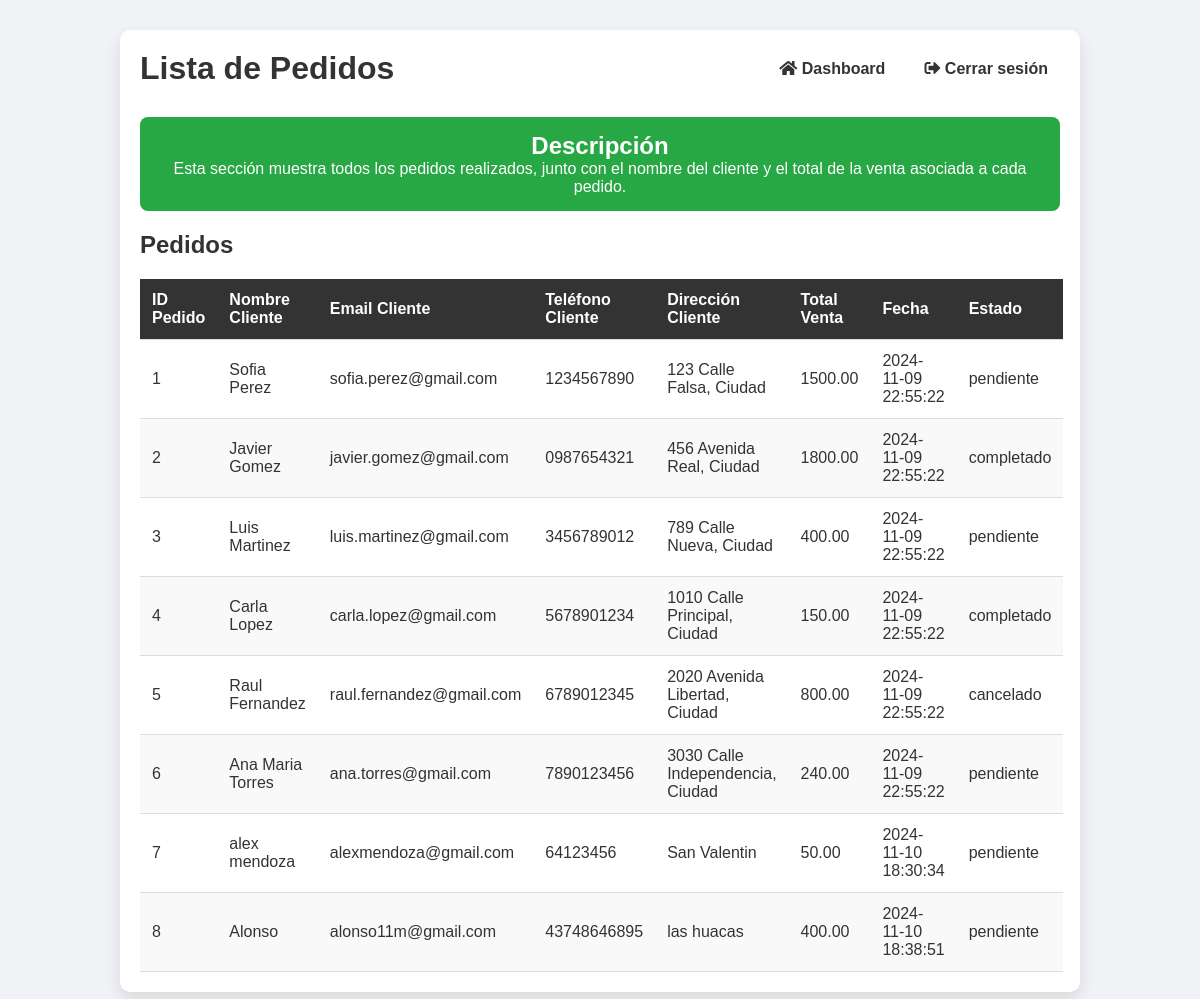
Page /admin/pedidos.php (signed in) on the committed database.
### tables this page shows
CREATE TABLE `pedidos` (
    `id_pedido` int(11) NOT NULL,
    `id_cliente` int(11) DEFAULT NULL,
    `venta_id` int(11) DEFAULT NULL,
    `fecha` datetime DEFAULT CURRENT_TIMESTAMP,
    `estado` enum(
        'pendiente',
        'completado',
        'cancelado'
    ) NOT NULL
);

CREATE TABLE `clientes` (
    `id_cliente` int(11) NOT NULL,
    `nombre` varchar(100) NOT NULL,
    `email` varchar(100) NOT NULL,
    `telefono` varchar(20) DEFAULT NULL,
    `direccion` text,
    `fecha_registro` timestamp NULL DEFAULT CURRENT_TIMESTAMP
);

CREATE TABLE `ventas` (
    `id` int(11) NOT NULL,
    `cliente_id` int(11) DEFAULT NULL,
    `id_producto` int(11) DEFAULT NULL,
    `cantidad` int(11) NOT NULL,
    `precio_total` decimal(10, 2) NOT NULL,
    `fecha` datetime DEFAULT CURRENT_TIMESTAMP
);

### public/admin/pedidos.php (the view, shortened to what this page needs)
<?php
include_once '../../config/connection.php';
$stmt = $conn->prepare("
    SELECT
        Pedidos.id_pedido,
        Clientes.nombre AS nombre_cliente,
        Clientes.email AS email_cliente,
        Clientes.telefono AS telefono_cliente,
        Clientes.direccion AS direccion_cliente,
        Ventas.precio_total AS total_venta,
        Pedidos.fecha,
        Pedidos.estado
    FROM Pedidos
    LEFT JOIN Clientes ON Pedidos.id_cliente = Clientes.id_cliente
    LEFT JOIN Ventas ON Pedidos.venta_id = Ventas.id
");
if ($stmt && $stmt->execute()) {
    $result = $stmt->get_result();
    $pedidos = $result->fetch_all(MYSQLI_ASSOC);
} else {
    echo "Error en la consulta: " . mysqli_error($conn);
}
?>
<!DOCTYPE html>
<html lang="es">
<head>
    <link rel="stylesheet" href="/src/css/styles1.css">
    <link rel="stylesheet" href="https://cdnjs.cloudflare.com/ajax/libs/font-awesome/5.15.4/css/all.min.css">
</head>
<body>
    <div class="container">
        <header>
            <h1>Lista de Pedidos</h1>
            <nav>
                <ul>
                    <li><a href="/public/admin/dashboard.php"><i class="fas fa-home bg-dark"></i> Dashboard</a>
                    </li>
                    <li><a href="/public/login/logout.php"><i class="fas fa-sign-out-alt bg-dark"></i> Cerrar
                            sesión</a></li>
                </ul>
            </nav>
        </header>
        <main>
            <section class="description">
                <h2>Descripción</h2>
                <p>Esta sección muestra todos los pedidos realizados, junto con el nombre del cliente y el total de la
                    venta asociada a cada pedido.</p>
            </section>
            <section class="pedido-list">
                <h2>Pedidos</h2>
                <table>
                    <thead>
                        <tr>
                            <th>ID Pedido</th>
                            <th>Nombre Cliente</th>
                            <th>Email Cliente</th>
                            <th>Teléfono Cliente</th>
                            <th>Dirección Cliente</th>
                            <th>Total Venta</th>
                            <th>Fecha</th>
                            <th>Estado</th>
                        </tr>
                    </thead>
                    <tbody>
                        <?php if (!empty($pedidos)): ?>
                        <?php foreach ($pedidos as $pedido): ?>
                        <tr>
                            <td><?php echo htmlspecialchars($pedido['id_pedido']); ?></td>
                            <td><?php echo htmlspecialchars($pedido['nombre_cliente']); ?></td>
                            <td><?php echo htmlspecialchars($pedido['email_cliente']); ?></td>
                            <td><?php echo htmlspecialchars($pedido['telefono_cliente']); ?></td>
                            <td><?php echo htmlspecialchars($pedido['direccion_cliente']); ?></td>
                            <td><?php echo htmlspecialchars($pedido['total_venta']); ?></td>
                            <td><?php echo htmlspecialchars($pedido['fecha']); ?></td>
                            <td><?php echo htmlspecialchars($pedido['estado']); ?></td>
                        </tr>
                        <?php endforeach; ?>
                        <?php else: ?>
                        <tr>
                            <td colspan="9">No hay pedidos para mostrar.</td>
                        </tr>
                        <?php endif; ?>
                    </tbody>
                </table>
            </section>
        </main>
    </div>
</body>
</html>

### src/css/styles1.css (style rules this page uses)
* { margin: 0; padding: 0; box-sizing: border-box; }
body { font-family: Arial, sans-serif; background: #f0f2f5; color: #333; }
.container { width: 80%; margin: 30px auto; padding: 20px; background: #ffffff; border-radius: 10px; box-shadow: 0 8px 16px rgba(0, 0, 0, 0.1); }
header { display: flex; justify-content: space-between; align-items: center; margin-bottom: 30px; }
header h1 { font-size: 2em; color: #333; }
header nav ul { display: flex; list-style: none; }
header nav ul li { margin-left: 15px; }
header nav ul li a { text-decoration: none; color: #333; font-weight: bold; padding: 8px 12px; transition: color 0.3s ease; }
.description { background: #28a745; color: #fff; padding: 15px; border-radius: 8px; margin-bottom: 20px; text-align: center; }
.pedido-list table { width: 100%; border-collapse: collapse; margin-top: 20px; }
.pedido-list th, .pedido-list td { padding: 12px; text-align: left; border-bottom: 1px solid #ddd; }
.pedido-list th { background-color: #333; color: white; font-weight: bold; }
.pedido-list tbody tr { transition: background-color 0.3s; }
.pedido-list tbody tr:nth-child(even) { background-color: #f9f9f9; }
.pedido-list tbody tr td { position: relative; }

### rows in the picture
pedidos: id_pedido "1", id_cliente.nombre "Sofia Perez", id_cliente.email "sofia.perez@gmail.com", id_cliente.telefono "1234567890", id_cliente.direccion "123 Calle Falsa, Ciudad", venta.precio_total "1500.00", fecha "2024-11-09 22:55:22", estado "pendiente"
pedidos: id_pedido "2", id_cliente.nombre "Javier Gomez", id_cliente.email "javier.gomez@gmail.com", id_cliente.telefono "0987654321", id_cliente.direccion "456 Avenida Real, Ciudad", venta.precio_total "1800.00", fecha "2024-11-09 22:55:22", estado "completado"
pedidos: id_pedido "3", id_cliente.nombre "Luis Martinez", id_cliente.email "luis.martinez@gmail.com", id_cliente.telefono "3456789012", id_cliente.direccion "789 Calle Nueva, Ciudad", venta.precio_total "400.00", fecha "2024-11-09 22:55:22", estado "pendiente"
pedidos: id_pedido "4", id_cliente.nombre "Carla Lopez", id_cliente.email "carla.lopez@gmail.com", id_cliente.telefono "5678901234", id_cliente.direccion "1010 Calle Principal, Ciudad", venta.precio_total "150.00", fecha "2024-11-09 22:55:22", estado "completado"
pedidos: id_pedido "5", id_cliente.nombre "Raul Fernandez", id_cliente.email "raul.fernandez@gmail.com", id_cliente.telefono "6789012345", id_cliente.direccion "2020 Avenida Libertad, Ciudad", venta.precio_total "800.00", fecha "2024-11-09 22:55:22", estado "cancelado"
pedidos: id_pedido "6", id_cliente.nombre "Ana Maria Torres", id_cliente.email "ana.torres@gmail.com", id_cliente.telefono "7890123456", id_cliente.direccion "3030 Calle Independencia, Ciudad", venta.precio_total "240.00", fecha "2024-11-09 22:55:22", estado "pendiente"
pedidos: id_pedido "7", id_cliente.nombre "alex mendoza", id_cliente.email "alexmendoza@gmail.com", id_cliente.telefono "64123456", id_cliente.direccion "San Valentin", venta.precio_total "50.00", fecha "2024-11-10 18:30:34", estado "pendiente"
pedidos: id_pedido "8", id_cliente.nombre "Alonso", id_cliente.email "alonso11m@gmail.com", id_cliente.telefono "43748646895", id_cliente.direccion "las huacas", venta.precio_total "400.00", fecha "2024-11-10 18:38:51", estado "pendiente"
